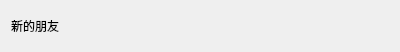
<?xml version="1.0" encoding="UTF-8"?>
<ui version="4.0">
 <class>GroupTipItem</class>
 <widget class="QWidget" name="GroupTipItem">
  <property name="geometry">
   <rect>
    <x>0</x>
    <y>0</y>
    <width>400</width>
    <height>52</height>
   </rect>
  </property>
  <property name="windowTitle">
   <string>Form</string>
  </property>
  <layout class="QHBoxLayout" name="horizontalLayout">
   <item>
    <widget class="QLabel" name="label">
     <property name="minimumSize">
      <size>
       <width>0</width>
       <height>16</height>
      </size>
     </property>
     <property name="maximumSize">
      <size>
       <width>16777215</width>
       <height>16</height>
      </size>
     </property>
     <property name="text">
      <string>新的朋友</string>
     </property>
    </widget>
   </item>
  </layout>
 </widget>
 <resources/>
 <connections/>
</ui>
